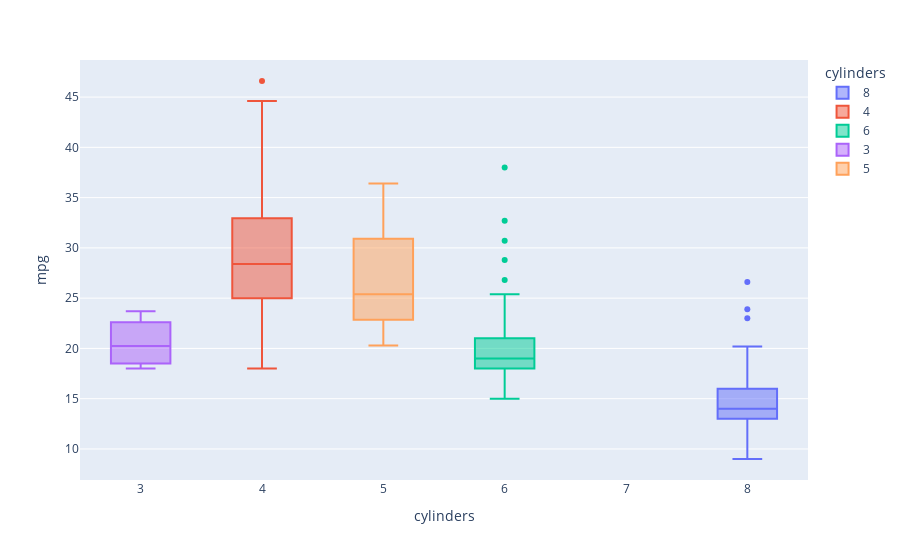

This figure's notebook cell:
### Markdown cell above
## Box plot of mpg grouped by cylinder

### Code cell
df['make'] = df['name'].apply(lambda x: list(x.split())[0])
df['cyls_str'] = df['cylinders'].astype('category')
fig = px.box(df, x="cylinders", y="mpg", color="cylinders")
fig.update_traces(quartilemethod="inclusive") # or "inclusive", or "linear" by default
fig.show()

### Figure 1 — Plotly figure (JSON) as saved in the notebook; plotly's stock layout.template omitted (floating-point values rounded to 4 significant figures; data arrays with more than 128 entries replaced by an {"elided": "..."} marker saying what was removed)
{"data": [{"alignmentgroup": "True", "hovertemplate": "cylinders=%{x}<br>mpg=%{y}<extra></extra>", "legendgroup": "8", "marker": {"color": "#636efa"}, "name": "8", "notched": false, "offsetgroup": "8", "orientation": "v", "quartilemethod": "inclusive", "showlegend": true, "type": "box", "x": [8, 8, 8, 8, 8, 8, 8, 8, 8, 8, 8, 8, 8, 8, 8, 8, 8, 8, 8, 8, 8, 8, 8, 8, 8, 8, 8, 8, 8, 8, 8, 8, 8, 8, 8, 8, 8, 8, 8, 8, 8, 8, 8, 8, 8, 8, 8, 8, 8, 8, 8, 8, 8, 8, 8, 8, 8, 8, 8, 8, 8, 8, 8, 8, 8, 8, 8, 8, 8, 8, 8, 8, 8, 8, 8, 8, 8, 8, 8, 8, 8, 8, 8, 8, 8, 8, 8, 8, 8, 8, 8, 8, 8, 8, 8, 8, 8, 8, 8, 8, 8, 8, 8], "x0": " ", "xaxis": "x", "y": [18, 15, 18, 16, 17, 15, 14, 14, 14, 15, 15, 14, 15, 14, 10, 10, 11, 9, 14, 14, 14, 14, 12, 13, 13, 13, 14, 15, 14, 17, 11, 13, 12, 13, 15, 13, 13, 14, 13, 14, 13, 14, 15, 12, 13, 13, 14, 13, 12, 13, 11, 12, 13, 12, 15, 16, 15, 11, 16, 13, 14, 14, 14, 16, 15, 16, 14, 20, 13, 17.5, 16, 15.5, 14.5, 13, 16.5, 13, 13, 13, 17.5, 17, 15.5, 15, 16, 15.5, 15.5, 16, 19.9, 19.4, 20.2, 19.2, 18.1, 17.5, 17, 17.6, 16.5, 18.2, 16.9, 15.5, 19.2, 18.5, 23, 23.9, 26.6], "y0": " ", "yaxis": "y"}, {"alignmentgroup": "True", "hovertemplate": "cylinders=%{x}<br>mpg=%{y}<extra></extra>", "legendgroup": "4", "marker": {"color": "#EF553B"}, "name": "4", "notched": false, "offsetgroup": "4", "orientation": "v", "quartilemethod": "inclusive", "showlegend": true, "type": "box", "x": {"elided": "199 int values"}, "x0": " ", "xaxis": "x", "y": {"elided": "199 float values"}, "y0": " ", "yaxis": "y"}, {"alignmentgroup": "True", "hovertemplate": "cylinders=%{x}<br>mpg=%{y}<extra></extra>", "legendgroup": "6", "marker": {"color": "#00cc96"}, "name": "6", "notched": false, "offsetgroup": "6", "orientation": "v", "quartilemethod": "inclusive", "showlegend": true, "type": "box", "x": [6, 6, 6, 6, 6, 6, 6, 6, 6, 6, 6, 6, 6, 6, 6, 6, 6, 6, 6, 6, 6, 6, 6, 6, 6, 6, 6, 6, 6, 6, 6, 6, 6, 6, 6, 6, 6, 6, 6, 6, 6, 6, 6, 6, 6, 6, 6, 6, 6, 6, 6, 6, 6, 6, 6, 6, 6, 6, 6, 6, 6, 6, 6, 6, 6, 6, 6, 6, 6, 6, 6, 6, 6, 6, 6, 6, 6, 6, 6, 6, 6, 6, 6], "x0": " ", "xaxis": "x", "y": [22, 18, 21, 21, 19, 16, 17, 19, 18, 18, 19, 18, 18, 16, 18, 18, 23, 18, 21, 20, 20, 19, 15, 16, 16, 18, 19, 18, 15, 15, 17, 16, 15, 18, 21, 20, 18, 19, 22, 22, 24, 22.5, 20, 18, 18.5, 17.5, 19, 16.5, 17.5, 20.5, 19, 18.5, 22, 19.2, 20.5, 20.2, 20.5, 19.4, 20.6, 20.8, 18.6, 18.1, 17.7, 17, 16.2, 21.5, 19.8, 20.2, 20.6, 28.8, 26.8, 19.1, 32.7, 23.5, 30.7, 25.4, 24.2, 22.4, 20.2, 17.6, 25, 38, 22], "y0": " ", "yaxis": "y"}, {"alignmentgroup": "True", "hovertemplate": "cylinders=%{x}<br>mpg=%{y}<extra></extra>", "legendgroup": "3", "marker": {"color": "#ab63fa"}, "name": "3", "notched": false, "offsetgroup": "3", "orientation": "v", "quartilemethod": "inclusive", "showlegend": true, "type": "box", "x": [3, 3, 3, 3], "x0": " ", "xaxis": "x", "y": [19, 18, 21.5, 23.7], "y0": " ", "yaxis": "y"}, {"alignmentgroup": "True", "hovertemplate": "cylinders=%{x}<br>mpg=%{y}<extra></extra>", "legendgroup": "5", "marker": {"color": "#FFA15A"}, "name": "5", "notched": false, "offsetgroup": "5", "orientation": "v", "quartilemethod": "inclusive", "showlegend": true, "type": "box", "x": [5, 5, 5], "x0": " ", "xaxis": "x", "y": [20.3, 25.4, 36.4], "y0": " ", "yaxis": "y"}], "layout": {"boxmode": "overlay", "legend": {"title": {"text": "cylinders"}, "tracegroupgap": 0}, "margin": {"t": 60}, "xaxis": {"anchor": "y", "categoryarray": [8, 4, 6, 3, 5], "categoryorder": "array", "domain": [0, 1], "title": {"text": "cylinders"}}, "yaxis": {"anchor": "x", "domain": [0, 1], "title": {"text": "mpg"}}}}
